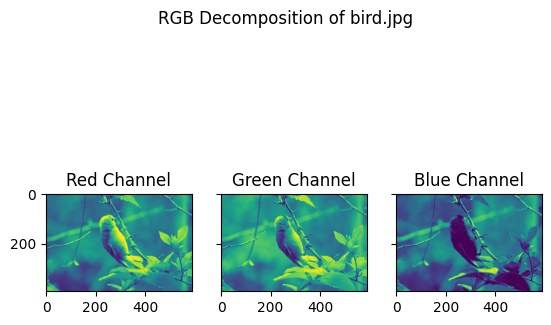
#> input picture analysis/birdRGBChannels.jpg, 551 x 325 px; its folder holds only this picture in this run
$ python main.py --input analysis/birdRGBChannels.jpg --output out.png --k 3 --verbose 5
#> lines starting #> are read from the running program, lines starting #| are printed output that depends on the picture
### SVDCompressor.py
import math
import os

import imageio
import matplotlib.pyplot as plt
import numpy as np
from PIL import Image
from skimage.metrics import normalized_root_mse

THRESHOLD = 1e-6


class NoImageProvided(Exception):
    """An exception that is raised when SVDImageCompressor class is not provided an image path"""
    __cause__ = "No image path was provided"


class InvalidRankProvidedException(Exception):
    __cause__ = "The rank or number of singular value used is less or equal to 0"


# [23 lines left out: functions show_distinct_channels, extract_RGB_channels, not called in this run]


class SVDImageCompressor:
    """Compresses images using singular value decomposition"""

    def __init__(self, k: int = None, image_path: str = None):
        try:
            if image_path is not None:
                self.image_path = image_path
                self.image_name = self.image_path[self.image_path.find("/") + 1:self.image_path.find(".")]
                if k is None:
                    self.__k = 1
                    raise InvalidRankProvidedException
                else:
                    print(f"Number of singular values initialized to {k}")
                    self.__k = k
            else:
                raise NoImageProvided
        except NoImageProvided as error:
            print(error.__cause__)
        except InvalidRankProvidedException as error:
            print(error.__cause__)
            print(f"Automatically set number of singular values to {self.__k}")

    # [9 lines left out: function __calculate_compression_ratio, not called in this run]

    def __SVD(self, channel: np.array):
        """
        :param channel: A matrix corresponding to one of 3 color channels (R, G, B)
        :return: The compressed image of a color channel (R, G, or B)
        """
        U, sigma, V = np.linalg.svd(channel.copy())
        compressed = np.dot(U[:, :self.__k], np.dot(np.diag(sigma[:self.__k]), V[:self.__k, :]))
        return compressed

    def compress(self, output_path: str = None, verbose: bool = False):
        """
        Compresses the image and stores that image in a user provided output directory. If verbose is true
        then compression metrics will be computed and outputed
        :param output_path: The output directory in which the compressed file should be saved in
        :param verbose: Whether or not to display compression metrics
        :return: The compressed image as a matrix
        """
#> called with output_path = 'out.png', verbose = False
        # Read image
        image = imageio.imread(self.image_path)
#> image is the input picture: shape (325, 551, 3); mean R, G, B 201.3, 219.4, 219.2
        # Copy original image and get layers
        img_layers = np.zeros(image.shape)
        for i in range(3):
            img_layers[:, :, i] = self.__SVD(image[:, :, i]).astype(np.uint8)
#> this loop made 3 passes
#> pass 1, in __SVD, `U, sigma, V = np.linalg.svd(channel.copy())`:
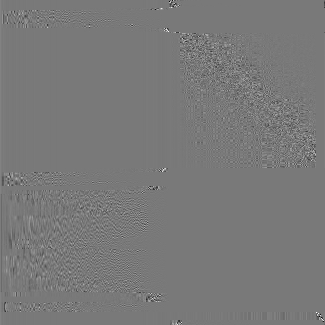
#> U: shape (325, 325) float64; min -0.835, max 0.919, mean 9.74e-05; drawn with min black and max white
#> pass 1, in __SVD, `U, sigma, V = np.linalg.svd(channel.copy())`:
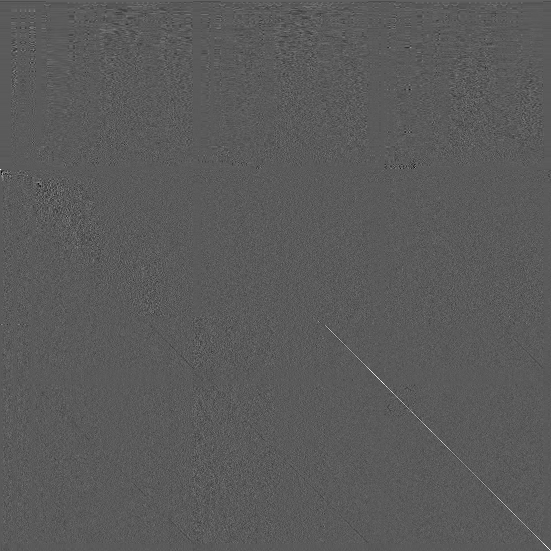
#> V: shape (551, 551) float64; min -0.535, max 0.967, mean 8.26e-05; drawn with min black and max white
#> pass 1, in __SVD, `compressed = np.dot(U[:, :self.__k], np.dot(np.diag(sigma[:self.__k]),..`:
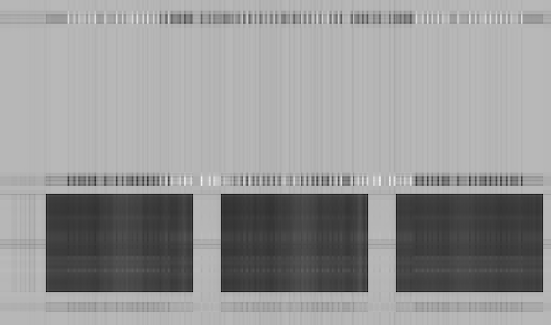
#> compressed: shape (325, 551) float64; min -61.58, max 382.8, mean 201.3; drawn with min black and max white
#> pass 2, in __SVD (call 2), `U, sigma, V = np.linalg.svd(channel.copy())`:
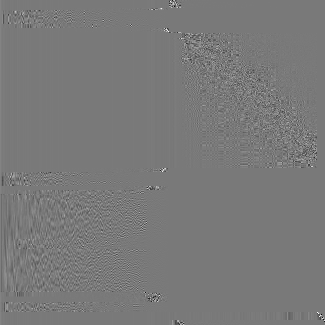
#> U: shape (325, 325) float64; min -0.832, max 0.909, mean 0.000131; drawn with min black and max white
#> after the loop:
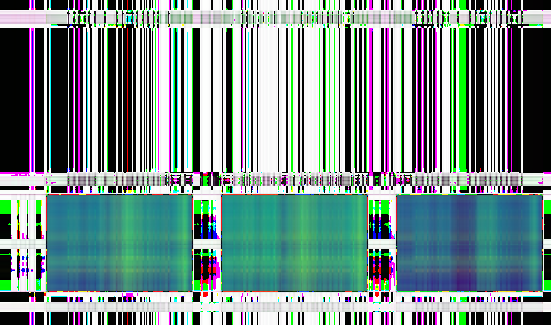
#> img_layers: shape (325, 551, 3) float64; mean R, G, B 119.8, 140.8, 138.9

        if output_path is not None:
            # If the directory doesn't exist create it
            if not os.path.isdir(output_path[:output_path.rfind("/")]):
                os.mkdir(output_path[:output_path.rfind("/")])
            # Save image
            result = Image.fromarray(img_layers.astype(np.uint8))
            result.save(output_path)
        if verbose:
            # Calculate compression metrics
            compression_ratio = self.__calculate_compression_ratio(image.shape)
            print(f"Current rank: {self.__k}")
            print(f"Compression Ratio: {compression_ratio}")
            print(f"Original file size: {os.path.getsize(self.image_path) / 1000} kB")
            print(f"Compressed file image: {os.path.getsize(output_path) / 1000} kB")
        return img_layers.astype(np.uint8)

    @property
    def k(self):
        return self.__k

    # [10 lines left out: function k, not called in this run]

    def __repr__(self):
        return f"Image Compressor is using {self.k} singular values"

### main.py
import argparse
import imageio
import os

import matplotlib.pyplot as plt

from SVDCompressor import SVDImageCompressor

ACCEPTABLE_FILE_FORMATS = ["jpg", "jpeg"]


class IncorrectImageFormatException(Exception):
    __cause__ = ".jpg or jpeg file suffix was expected"


def main(input_path: str, output_path: str, k: int, verbose: bool):
    """
    Retrieves the path to an .jpg image file and compresses
    the image based on Singular Value Decomposition.
    :param k: the number of singular values to approximate the ground truth image
    :param input_path: file path to .jpg image
    :param verbose: Output metrics and save compressed images?
    :param output_path: Where should the compressed image be stored?
    """
    compressor_instance = SVDImageCompressor(k=k, image_path=input_path)
    compressor_instance.compress(output_path=output_path, verbose=verbose)


if __name__ == '__main__':
    # Creates the command line argument parser
    parser = argparse.ArgumentParser(description="CLI for SVD Image Compressor")
    parser.add_argument("-i", "--input", help="Path to input image", required=True)
    parser.add_argument("-o", "--output",
                        help="Path to location where the compressed image should be stored",
                        required=True)
    parser.add_argument("-k", "--k", help="Number of singular values used by compressor", required=True, type=int)
    parser.add_argument("-v", "--verbose", help="Verbose?", required=True, type=int, default=0)
    args = parser.parse_args()
    try:
        # I/O Checks
        input_path = args.input
        file_format = input_path[input_path.find(".") + 1:]
        if os.path.isfile(input_path):
            if file_format in ACCEPTABLE_FILE_FORMATS:
                num_singular_values = args.k if args.k > 0 else None
                verbose = True if args.verbose == 1 else False
                output_path = args.output
                main(input_path=input_path, output_path=output_path, k=num_singular_values, verbose=verbose)
            else:
                raise IncorrectImageFormatException
        else:
            raise FileNotFoundError(f"{input_path} does not exist")
    except FileNotFoundError as error:
        print(error)
